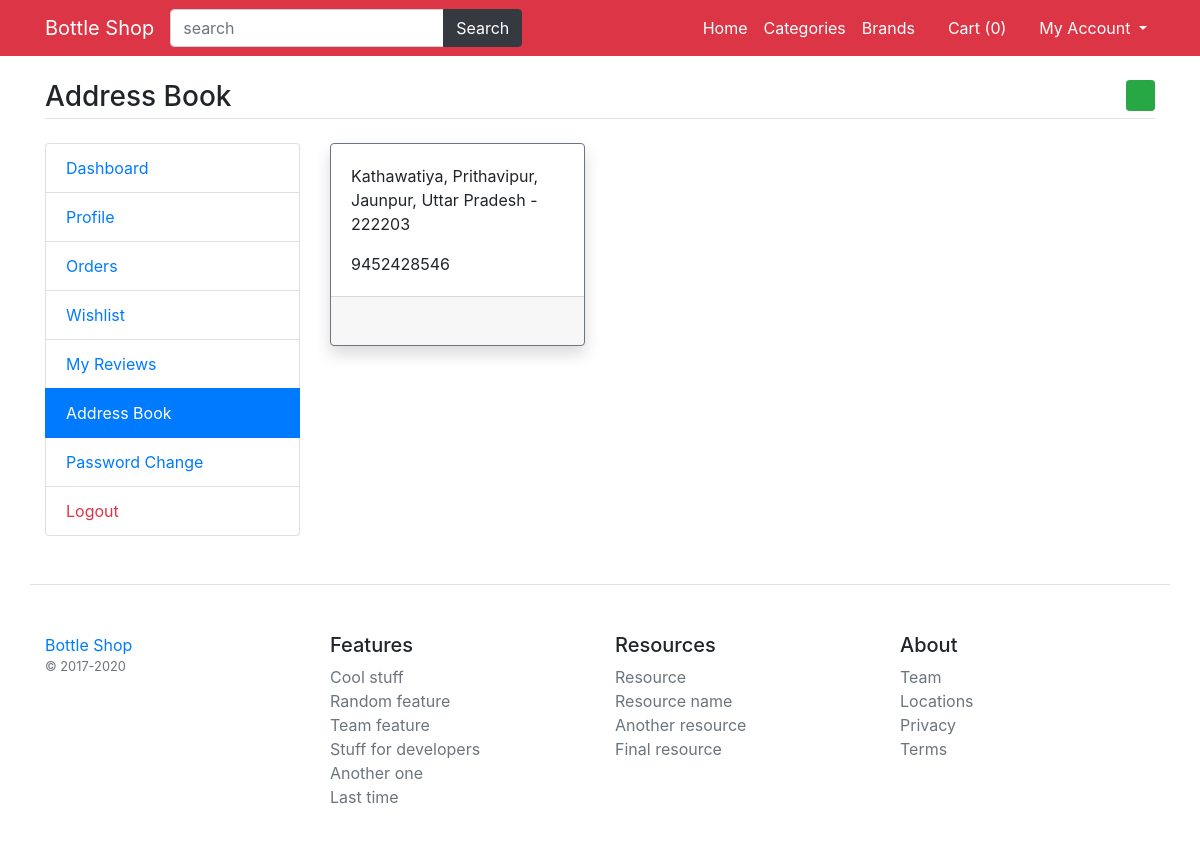
Screenshot of /my-addressbook (signed in) with the database file from the repository.
### main/models.py (models this page shows)
class UserAddressBook(models.Model):
    user=models.ForeignKey(User,on_delete=models.CASCADE)
    mobile=models.CharField(max_length=50,null=True)
    address=models.TextField()
    status=models.BooleanField(default=False)
    class Meta:
        verbose_name_plural='AddressBook'

### main/views.py (the view)
# urls.py: path('my-addressbook',views.my_addressbook, name='my-addressbook'),
def my_addressbook(request):
	addbook=UserAddressBook.objects.filter(user=request.user).order_by('-id')
	return render(request, 'user/addressbook.html',{'addbook':addbook})

### main/template_context.py (called while the page is built)
def get_filters(request):
	cats=Product.objects.distinct().values('category__title','category__id')
	brands=Product.objects.distinct().values('brand__title','brand__id')
	colors=ProductAttribute.objects.distinct().values('color__title','color__id','color__color_code')
	sizes=ProductAttribute.objects.distinct().values('size__title','size__id')
	minMaxPrice=ProductAttribute.objects.aggregate(Min('price'),Max('price'))
	data={
		'cats':cats,
		'brands':brands,
		'colors':colors,
		'sizes':sizes,
		'minMaxPrice':minMaxPrice,
	}
	return data

### templates/user/addressbook.html (shortened to what this page needs)
{% extends 'base.html' %}
{% load static %}
{% block content %}
<main class="container my-4">
	<h3 class="my-4 border-bottom pb-1">Address Book <a href="{% url 'add-address' %}" class="float-right btn btn-sm btn-success"><i class="fa fa-plus"></i></a></h3>
	<div class="row">
		<div class="col-md-3">
			{% include 'user/user-sidebar.html' %}
		</div>
		<div class="col-md-9">
			<div class="row">
				{% for add in addbook %}
				<div class="col-md-4">
					<div class="card mb-3 {% if add.status %}border-secondary shadow{% endif %} address{{add.id}} address">
						<div class="card-body">
							<p class="card-text">{{add.address}}</p>
							<p class="card-text">{{add.mobile}}</p>
						</div>
						{% if add.status %}
						<div class="card-footer">
							<i class="fa fa-check-circle text-success check{{add.id}} check"></i>
							<a href="{% url 'update-address' add.id %}" class="float-right"><i class="fa fa-edit"></i></a>
						</div>
						{% endif %}
					</div>
				</div>
				{% endfor %}
			</div>
		</div>
	</div>
</main>
{% endblock %}

### rows the page displays
UserAddressBook: address "Kathawatiya, Prithavipur, Jaunpur, Uttar Pradesh - 222203", mobile "9452428546"

### other values shown
{{ request.session.cartdata|length }} "0"
